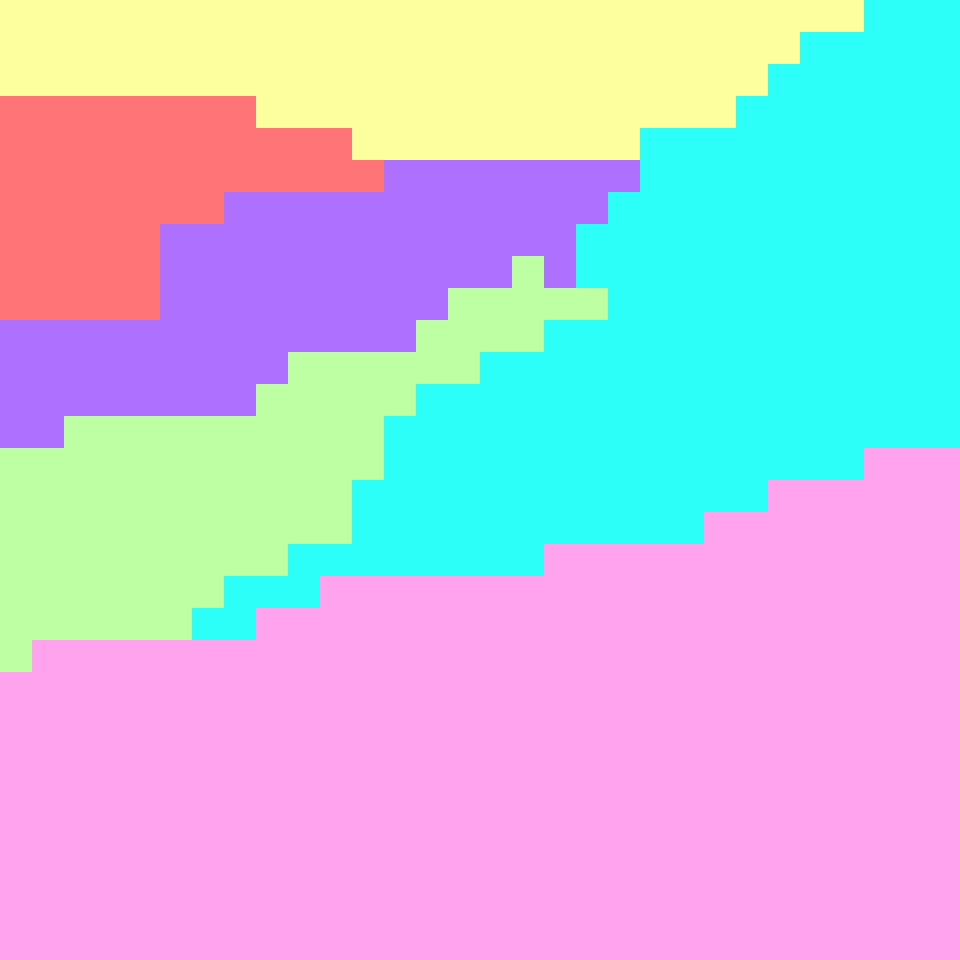

Tiled map render using the project's own tile images. Description and the whole map definition, tile-layer contents included, below:
An orthogonal 30x30 tile map with 32x32 px tiles, 1 tile layer (Tile Layer 1).

<map version="1.0" orientation="orthogonal" renderorder="right-down" width="30" height="30" tilewidth="32" tileheight="32" nextobjectid="1">
 <tileset firstgid="1" name="s" tilewidth="32" tileheight="32" tilecount="9">
  <image source="Critter-Keeper/res/sheet.png" width="96" height="96" />
 </tileset>
 <layer name="Tile Layer 1" width="30" height="30">
  <data encoding="csv">
5,5,5,5,5,5,5,5,5,5,5,5,5,5,5,5,5,5,5,5,5,5,5,5,5,5,5,4,4,4,
5,5,5,5,5,5,5,5,5,5,5,5,5,5,5,5,5,5,5,5,5,5,5,5,5,4,4,4,4,4,
5,5,5,5,5,5,5,5,5,5,5,5,5,5,5,5,5,5,5,5,5,5,5,5,4,4,4,4,4,4,
1,1,1,1,1,1,1,1,5,5,5,5,5,5,5,5,5,5,5,5,5,5,5,4,4,4,4,4,4,4,
1,1,1,1,1,1,1,1,1,1,1,5,5,5,5,5,5,5,5,5,4,4,4,4,4,4,4,4,4,4,
1,1,1,1,1,1,1,1,1,1,1,1,2,2,2,2,2,2,2,2,4,4,4,4,4,4,4,4,4,4,
1,1,1,1,1,1,1,2,2,2,2,2,2,2,2,2,2,2,2,4,4,4,4,4,4,4,4,4,4,4,
1,1,1,1,1,2,2,2,2,2,2,2,2,2,2,2,2,2,4,4,4,4,4,4,4,4,4,4,4,4,
1,1,1,1,1,2,2,2,2,2,2,2,2,2,2,2,3,2,4,4,4,4,4,4,4,4,4,4,4,4,
1,1,1,1,1,2,2,2,2,2,2,2,2,2,3,3,3,3,3,4,4,4,4,4,4,4,4,4,4,4,
2,2,2,2,2,2,2,2,2,2,2,2,2,3,3,3,3,4,4,4,4,4,4,4,4,4,4,4,4,4,
2,2,2,2,2,2,2,2,2,3,3,3,3,3,3,4,4,4,4,4,4,4,4,4,4,4,4,4,4,4,
2,2,2,2,2,2,2,2,3,3,3,3,3,4,4,4,4,4,4,4,4,4,4,4,4,4,4,4,4,4,
2,2,3,3,3,3,3,3,3,3,3,3,4,4,4,4,4,4,4,4,4,4,4,4,4,4,4,4,4,4,
3,3,3,3,3,3,3,3,3,3,3,3,4,4,4,4,4,4,4,4,4,4,4,4,4,4,4,6,6,6,
3,3,3,3,3,3,3,3,3,3,3,4,4,4,4,4,4,4,4,4,4,4,4,4,6,6,6,6,6,6,
3,3,3,3,3,3,3,3,3,3,3,4,4,4,4,4,4,4,4,4,4,4,6,6,6,6,6,6,6,6,
3,3,3,3,3,3,3,3,3,4,4,4,4,4,4,4,4,6,6,6,6,6,6,6,6,6,6,6,6,6,
3,3,3,3,3,3,3,4,4,4,6,6,6,6,6,6,6,6,6,6,6,6,6,6,6,6,6,6,6,6,
3,3,3,3,3,3,4,4,6,6,6,6,6,6,6,6,6,6,6,6,6,6,6,6,6,6,6,6,6,6,
3,6,6,6,6,6,6,6,6,6,6,6,6,6,6,6,6,6,6,6,6,6,6,6,6,6,6,6,6,6,
6,6,6,6,6,6,6,6,6,6,6,6,6,6,6,6,6,6,6,6,6,6,6,6,6,6,6,6,6,6,
6,6,6,6,6,6,6,6,6,6,6,6,6,6,6,6,6,6,6,6,6,6,6,6,6,6,6,6,6,6,
6,6,6,6,6,6,6,6,6,6,6,6,6,6,6,6,6,6,6,6,6,6,6,6,6,6,6,6,6,6,
6,6,6,6,6,6,6,6,6,6,6,6,6,6,6,6,6,6,6,6,6,6,6,6,6,6,6,6,6,6,
6,6,6,6,6,6,6,6,6,6,6,6,6,6,6,6,6,6,6,6,6,6,6,6,6,6,6,6,6,6,
6,6,6,6,6,6,6,6,6,6,6,6,6,6,6,6,6,6,6,6,6,6,6,6,6,6,6,6,6,6,
6,6,6,6,6,6,6,6,6,6,6,6,6,6,6,6,6,6,6,6,6,6,6,6,6,6,6,6,6,6,
6,6,6,6,6,6,6,6,6,6,6,6,6,6,6,6,6,6,6,6,6,6,6,6,6,6,6,6,6,6,
6,6,6,6,6,6,6,6,6,6,6,6,6,6,6,6,6,6,6,6,6,6,6,6,6,6,6,6,6,6
</data>
 </layer>
</map>
